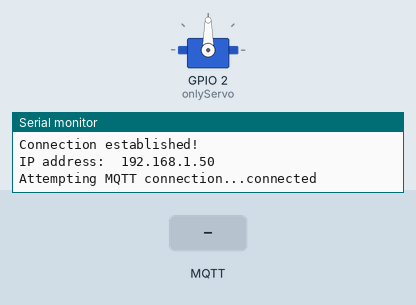
This sketch was run on a simulated ESP8266 (NodeMCU). Parts: servo, the last lines printed to the serial monitor. Inputs (shaded band) come from the test bench. WiFi joins after 1.5 s; servers stay silent unless stated; no MQTT or app messages arrive unless stated.

Above: at 3.2 s.
3.3 s: MQTT message "a" arrives on the first subscribed topic
At 4.4 s:
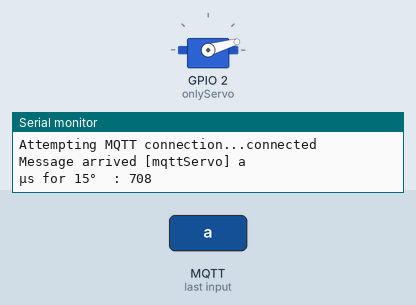
5.3 s: MQTT message "b" arrives on the first subscribed topic
At 7.2 s:
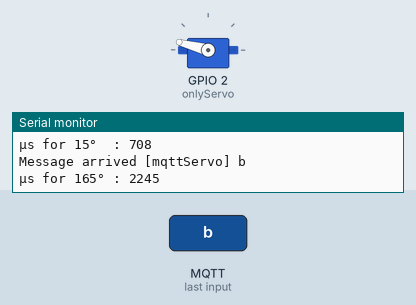
7.8 s: MQTT message "c" arrives on the first subscribed topic
At 8.21 s:
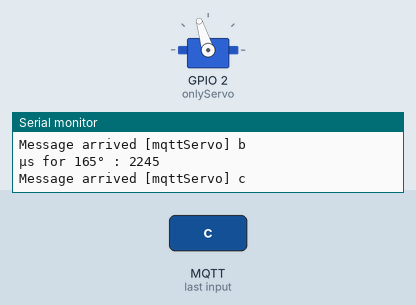
Timing chart, 0 to 10.8 s (numbered marks = the images above; inputs shaded):
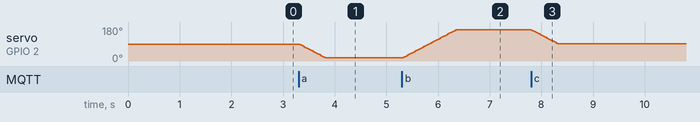

The sketch:

MQTTServo_01.ino
```cpp
/*
    MQTTServo_01
    MQTT to servo position

    Create 2020-07-28
    by Adam Howell
    https://github.com/AdamJHowell
*/

#include <Servo.h>
#include <ESP8266WiFi.h>      // Network Client for the WiFi chipset.
#include <PubSubClient.h>     // PubSub is the MQTT API.

// WiFi and MQTT constants.
const char* ssid = "Red";
const char* password = "8012254722";
const char* mqttServer = "192.168.55.200";
const int mqttPort = 2112;
const char* mqttTopic = "mqttServo";

WiFiClient espClient;
PubSubClient mqttClient( espClient );
Servo onlyServo;  // Create servo object to control a servo.
// Twelve servo objects can be created on most boards using GPIO pins.


void callback( char* topic, byte* payload, unsigned int length )
{
  Serial.print( "Message arrived [" );
  Serial.print( topic );
  Serial.print( "] " );
  for ( int i = 0; i < length; i++ )
  {
    char receivedChar = ( char )payload[i];
    Serial.print( receivedChar );
    // Note that some boards consider 'HIGH' to be off.
    if ( receivedChar == '0' )
      digitalWrite( LED_BUILTIN, HIGH );    // Turn the LED off.
    if ( receivedChar == '1' )
      digitalWrite( LED_BUILTIN, LOW );     // Turn the LED on.
    if ( receivedChar == 'a' )
    {
      Serial.println();
      moveServo( 15, 7 );
      Serial.print( "µs for 15°  : " );
      Serial.println( onlyServo.readMicroseconds() );
    }
    if ( receivedChar == 'b' )
    {
      Serial.println();
      moveServo( 165, 7 );
      Serial.print( "µs for 165° : " );
      Serial.println( onlyServo.readMicroseconds() );
    }
    if ( receivedChar == 'c' )
    {
      Serial.println();
      moveServo( 90, 7 );
      Serial.print( "µs for 90°  : " );
      Serial.println( onlyServo.readMicroseconds() );
    }
  }
}


void reconnect()
{
  // Loop until we're reconnected.
  while ( !mqttClient.connected() )
  {
    Serial.print( "Attempting MQTT connection..." );
    if ( mqttClient.connect( "ESP8266 Client" ) )         // Attempt to connect using the designated clientID.
    {
      Serial.println( "connected" );
      mqttClient.subscribe( mqttTopic );                // Subscribe to the designated MQTT topic.
    }
    else
    {
      Serial.print( " failed, return code: " );
      Serial.print( mqttClient.state() );
      Serial.println( " try again in 5 seconds" );
      // Wait 5 seconds before retrying.
      delay( 5000 );
    }
  }
}


void setup()
{
  onlyServo.attach( 2 );      // Attaches the servo on GIO2 to the servo object.
  onlyServo.write( 90 );      // Move the servo to its center position.
  Serial.begin( 115200 );   // Start the Serial communication to send messages to the computer.
  delay( 10 );
  Serial.println( '\n' );

  mqttClient.setServer( mqttServer, mqttPort );   // Set the MQTT client parameters.
  mqttClient.setCallback( callback );             // Assign the callback() function to handle MQTT callbacks.

  pinMode( LED_BUILTIN, OUTPUT );             // Initialize digital pin LED_BUILTIN as an output.

  WiFi.begin( ssid, password );               // Connect to the WiFi network.
  Serial.print( "WiFi connecting to " );
  Serial.println( ssid );

  int i = 0;
  /*
     WiFi.status() return values:
     0 : WL_IDLE_STATUS when WiFi is in process of changing between statuses
     1 : WL_NO_SSID_AVAIL in case configured SSID cannot be reached
     3 : WL_CONNECTED after successful connection is established
     4 : WL_CONNECT_FAILED if password is incorrect
     6 : WL_DISCONNECTED if module is not configured in station mode
  */
  while ( WiFi.status() != WL_CONNECTED )     // Wait for the WiFi to connect.
  {
    delay( 1000 );
    Serial.println( "Waiting for a connection..." );
    Serial.print( "WiFi status: " );
    Serial.println( WiFi.status() );
    Serial.print( ++i );
    Serial.println( " seconds" );
  }

  Serial.println( '\n' );
  Serial.println( "Connection established!" );
  Serial.print( "IP address:\t" );
  Serial.println( WiFi.localIP() );           // Send the IP address of the ESP8266 to the computer.
}


void moveServo( int position, int stepTime )
{
  if ( position < 0 || position > 180 )
  {
    Serial.print( "moveServo() was given an invalid servo position: " );
    Serial.println( position );
  }
  else
  {
    int currentPosition = onlyServo.read();
    if ( currentPosition <= position )
    {
      for ( ; currentPosition <= position; currentPosition += 1 ) // Range is from 0 degrees to 180 degrees.
      {
        onlyServo.write( currentPosition );               // Move the servo to the position in variable 'pos'.
        delay( stepTime );                    // Wait for the servo to reach the position.
      }
    }
    else
    {
      for ( ; currentPosition > position; currentPosition -= 1 ) // Range is from 0 degrees to 180 degrees.
      {
        onlyServo.write( currentPosition );               // Move the servo to the position in variable 'pos'.
        delay( stepTime );                    // Wait for the servo to reach the position.
      }
    }
  }
}


void loop()
{
  int pos;    // A position variable for the servo.
  // My servos are fully counter-clockwise when 0 is written to them.

  if ( !mqttClient.connected() )
  {
    reconnect();
  }
  mqttClient.loop();
}
```

Measured:
- after the input at 3.3 s, servo on GPIO 2 (onlyServo): moves from 90° to 16° over 0.51 s, starting at once
- after the input at 5.3 s, servo on GPIO 2 (onlyServo): moves from 16° to 165° over 1.0 s, starting at once
- after the input at 7.8 s, servo on GPIO 2 (onlyServo): moves from 165° to 91° over 0.51 s, starting at once
